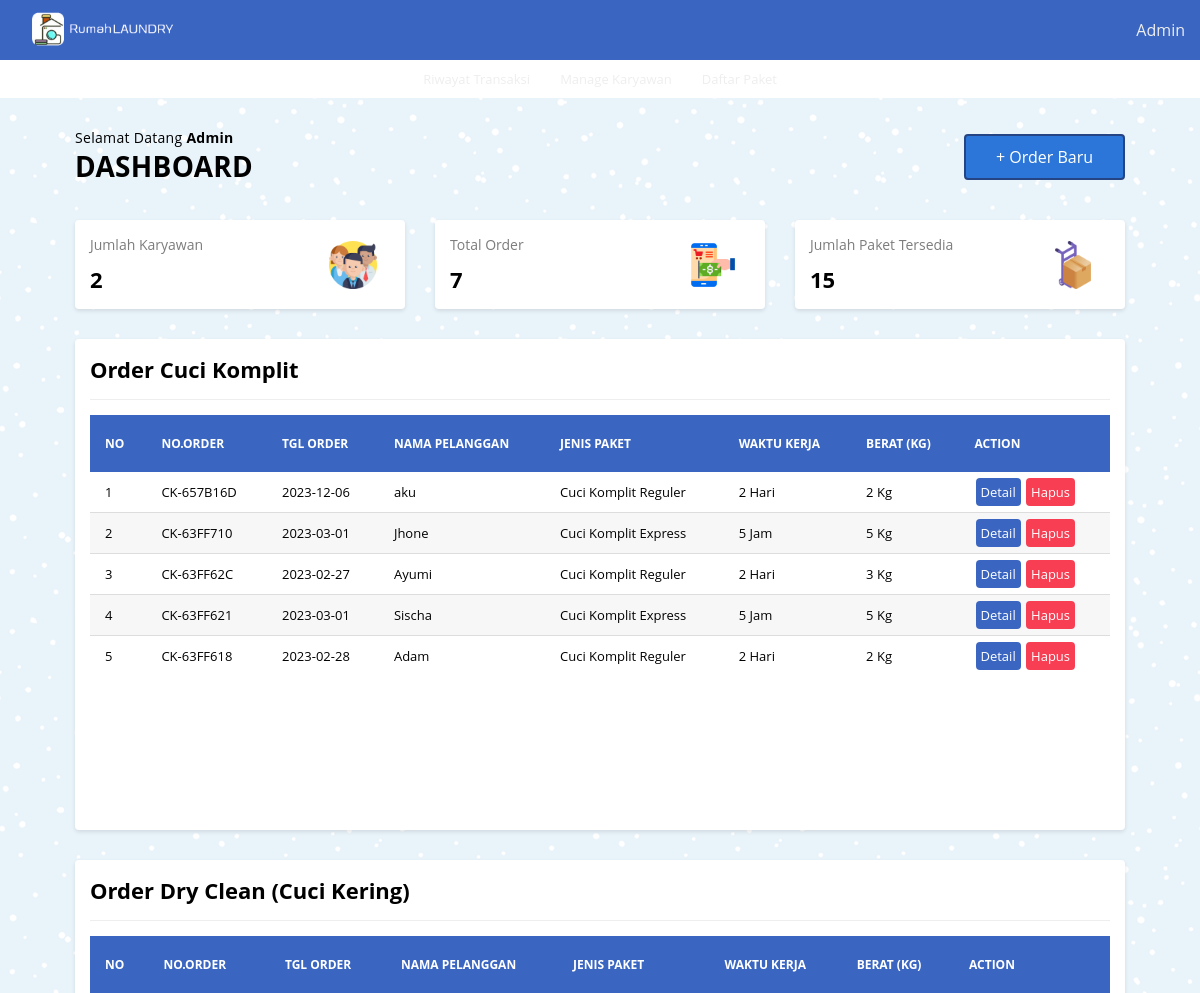
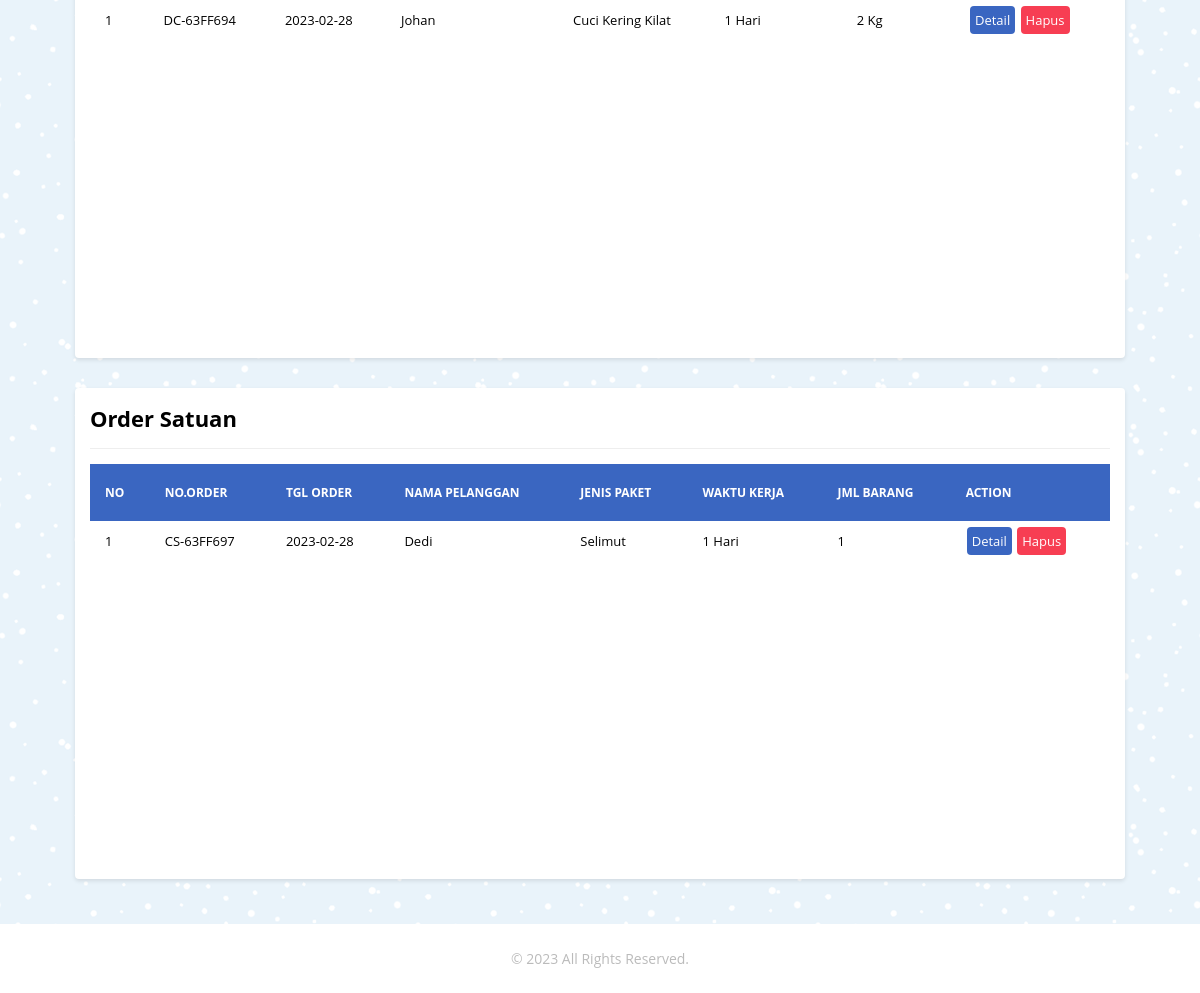
Page / (signed in) on the committed database (2 pictures, top to bottom).
### tables this page shows
CREATE TABLE `tb_order_ck` (
  `id_order_ck` int(11) NOT NULL,
  `or_ck_number` varchar(10) DEFAULT NULL,
  `nama_pel_ck` varchar(100) NOT NULL,
  `no_telp_ck` char(13) NOT NULL,
  `alamat_ck` text NOT NULL,
  `jenis_paket_ck` varchar(100) NOT NULL,
  `wkt_krj_ck` varchar(30) DEFAULT NULL,
  `berat_qty_ck` int(11) NOT NULL,
  `harga_perkilo` int(11) DEFAULT NULL,
  `tgl_masuk_ck` date NOT NULL,
  `tgl_keluar_ck` date NOT NULL,
  `tot_bayar` double DEFAULT NULL,
  `keterangan_ck` text NOT NULL
);

CREATE TABLE `tb_order_dc` (
  `id_order_dc` int(11) NOT NULL,
  `or_dc_number` varchar(10) NOT NULL,
  `nama_pel_dc` varchar(100) NOT NULL,
  `no_telp_dc` varchar(13) NOT NULL,
  `alamat_dc` text NOT NULL,
  `jenis_paket_dc` varchar(100) NOT NULL,
  `wkt_krj_dc` varchar(30) DEFAULT NULL,
  `berat_qty_dc` int(11) NOT NULL,
  `harga_perkilo` int(11) NOT NULL,
  `tgl_masuk_dc` date NOT NULL,
  `tgl_keluar_dc` date NOT NULL,
  `tot_bayar` double NOT NULL,
  `keterangan_dc` text NOT NULL
);

CREATE TABLE `tb_order_cs` (
  `id_order_cs` int(11) NOT NULL,
  `or_cs_number` varchar(10) NOT NULL,
  `nama_pel_cs` varchar(100) NOT NULL,
  `no_telp_cs` varchar(13) NOT NULL,
  `alamat_cs` text NOT NULL,
  `jenis_paket_cs` varchar(100) NOT NULL,
  `wkt_krj_cs` varchar(30) DEFAULT NULL,
  `jml_pcs` int(11) NOT NULL,
  `harga_perpcs` int(11) NOT NULL,
  `tgl_masuk_cs` date NOT NULL,
  `tgl_keluar_cs` date NOT NULL,
  `tot_bayar` double NOT NULL,
  `keterangan_cs` text NOT NULL
);

### _functions.php (called while the page is built, shortened)
<?php
$host	= 'localhost';
$user = 'root';
$pass	= '';
$db	= 'laundry_app';
$koneksi = mysqli_connect($host,$user,$pass,$db);
function query($query){
	global $koneksi;
	$result = mysqli_query($koneksi, $query);
	$rows = [];
	while ($row = mysqli_fetch_assoc($result)) {
		$rows[] = $row;
	}
	return $rows;
}
function url($url = null){
	$url_utama = "http://localhost/rumah_laundry";
	if ($url != null) {
		return $url_utama . '/' . $url;
	}else{
		return $url_utama;
	}
}
function jmlOrder(){
	$jml_ck = count(query("SELECT * FROM tb_order_ck"));
	$jml_dc = count(query("SELECT * FROM tb_order_dc"));
	$jml_cs = count(query("SELECT * FROM tb_order_cs"));
	$total_order = $jml_ck + $jml_dc + $jml_cs;
	return $total_order;
}

### daftar_order/daf_or_ck.php (the view)
<div class="col">
   <div class="card">
      <div class="card-title card-flex">
         <div class="card-col">
            <h2>Order Cuci Komplit</h2>
         </div>
      </div>
      <div class="card-body">
         <div class="tabel-kontainer">
            <table class="tabel-transaksi">
               <thead>
                  <tr>
                     <th class="sticky">No</th>
                     <th class="sticky">No.Order</th>
                     <th class="sticky">Tgl Order</th>
                     <th class="sticky">Nama Pelanggan</th>
                     <th class="sticky">Jenis Paket</th>
                     <th class="sticky">Waktu Kerja</th>
                     <th class="sticky">Berat (Kg)</th>
                     <th class="sticky">Action</th>
                  </tr>
               </thead>
               <tbody>
                  <?php $cuci_komplit = query('SELECT * FROM tb_order_ck ORDER BY id_order_ck DESC');
                     if (!empty($cuci_komplit)) :?>
                     <?php
                        $no_ck = 1;
                        foreach($cuci_komplit as $ck) : ?>
                        <tr>
                           <td><?= $no_ck; ?></td>
                           <td><?= $ck['or_ck_number'] ?></td>
                           <td><?= $ck['tgl_masuk_ck'] ?></td>
                           <td><?= $ck['nama_pel_ck'] ?></td>
                           <td><?= $ck['jenis_paket_ck'] ?></td>
                           <td><?= $ck['wkt_krj_ck'] ?></td>
                           <td><?= $ck['berat_qty_ck'] . ' Kg' ?></td>
                           <td>
                              <a href="<?=url('detail_order/detail_ck/detail_order_ck.php?or_ck_number=')?><?=$ck['or_ck_number']?>" class="btn btn-detail">Detail</a>
                              <a href="<?=url('daftar_order/hapus_ck.php?or_ck_number=')?><?=$ck['or_ck_number']?>" onclick="return confirm('Yakin akan menghapus?');" class="btn btn-hapus">Hapus</a>
                           </td>
                        </tr>
                        <?php $no_ck++ ?>
                     <?php endforeach; ?>
                     <?php else : ?>
                        <tr>
                           <td colspan="8" class="txt-center">Data Tidak Tersedia</td>
                        </tr>
                  <?php endif?>
               </tbody>
            </table>
         </div>
      </div>
   </div>
</div>

### daftar_order/daf_or_dc.php
<div class="col">
   <div class="card">
      <div class="card-title card-flex">
         <div class="card-col">
            <h2>Order Dry Clean (Cuci Kering)</h2>
         </div>
      </div>
      <div class="card-body">
         <div class="tabel-kontainer">
            <table class="tabel-transaksi">
               <thead>
                  <tr>
                     <th class="sticky">No</th>
                     <th class="sticky">No.Order</th>
                     <th class="sticky">Tgl Order</th>
                     <th class="sticky">Nama Pelanggan</th>
                     <th class="sticky">Jenis Paket</th>
                     <th class="sticky">Waktu Kerja</th>
                     <th class="sticky">Berat (Kg)</th>
                     <th class="sticky">Action</th>
                  </tr>
               </thead>
               <tbody>
                  <?php $dry_clean = query('SELECT * FROM tb_order_dc ORDER BY id_order_dc DESC');
                     if (!empty($dry_clean)) : ?>
                     <?php
                        $no_dc = 1;
                        foreach($dry_clean as $dc) : ?>
                           <tr>
                              <td><?= $no_dc ?></td>
                              <td><?= $dc['or_dc_number'] ?></td>
                              <td><?= $dc['tgl_masuk_dc'] ?></td>
                              <td><?= $dc['nama_pel_dc'] ?></td>
                              <td><?= $dc['jenis_paket_dc'] ?></td>
                              <td><?= $dc['wkt_krj_dc'] ?></td>
                              <td><?= $dc['berat_qty_dc'] . ' Kg' ?></td>
                              <td>
                                 <a href="<?=url('detail_order/detail_dc/detail_order_dc.php?or_dc_number=')?><?= $dc['or_dc_number'] ?>" class="btn btn-detail">Detail</a>
                                 <a href="<?=url('daftar_order/hapus_dc.php?or_dc_number=')?><?=$dc['or_dc_number']?>" onclick="return confirm('Yakin akan menghapus?');" class="btn btn-hapus">Hapus</a>
                              </td>
                           </tr>
                        <?php $no_dc++ ?>
                     <?php endforeach ?>
                     <?php else : ?>
                        <tr>
                           <td colspan="8" class="txt-center">Data Tidak Tersedia</td>
                        </tr>
                  <?php endif ?>
               </tbody>
            </table>
         </div>
      </div>
   </div>
</div>

### daftar_order/daf_or_cs.php
<div class="col">
   <div class="card">
      <div class="card-title card-flex">
         <div class="card-col">
            <h2>Order Satuan</h2>
         </div>
      </div>
      <div class="card-body">
         <div class="tabel-kontainer">
            <table class="tabel-transaksi">
               <thead>
                  <tr>
                     <th class="sticky">No</th>
                     <th class="sticky">No.Order</th>
                     <th class="sticky">Tgl Order</th>
                     <th class="sticky">Nama Pelanggan</th>
                     <th class="sticky">Jenis Paket</th>
                     <th class="sticky">Waktu Kerja</th>
                     <th class="sticky">Jml Barang</th>
                     <th class="sticky">Action</th>
                  </tr>
               </thead>
               <tbody>
                  <?php $cuci_satuan = query('SELECT * FROM tb_order_cs ORDER BY id_order_cs DESC');
                     if (!empty($cuci_satuan)) : ?>
                        <?php
                           $no_cs = 1;
                           foreach($cuci_satuan as $cs) : ?>
                              <tr>
                                 <td><?= $no_cs ?></td>
                                 <td><?= $cs['or_cs_number'] ?></td>
                                 <td><?= $cs['tgl_masuk_cs'] ?></td>
                                 <td><?= $cs['nama_pel_cs'] ?></td>
                                 <td><?= $cs['jenis_paket_cs'] ?></td>
                                 <td><?= $cs['wkt_krj_cs'] ?></td>
                                 <td><?= $cs['jml_pcs'] ?></td>
                                 <td>
                                    <a href="<?=url('detail_order/detail_cs/detail_order_cs.php?or_cs_number=')?><?=$cs['or_cs_number']?>" class="btn btn-detail">Detail</a>
                                    <a href="<?=url('daftar_order/hapus_cs.php?or_cs_number=')?><?=$cs['or_cs_number']?>" onclick="return confirm('Yakin akan menghapus?');" class="btn btn-hapus">Hapus</a>
                                 </td>
                              </tr>
                           <?php $no_cs++ ?>
                        <?php endforeach; ?>
                        <?php else : ?>
                           <tr>
                              <td colspan="8" class="txt-center">Data Tidak Tersedia</td>
                           </tr>
                     <?php endif; ?>
               </tbody>
            </table>
         </div>
      </div>
   </div>
</div>

### rows in the picture
tb_order_ck: or_ck_number "CK-657B16D", tgl_masuk_ck "2023-12-06", nama_pel_ck "aku", jenis_paket_ck "Cuci Komplit Reguler", wkt_krj_ck "2 Hari", berat_qty_ck "2"
tb_order_ck: or_ck_number "CK-63FF710", tgl_masuk_ck "2023-03-01", nama_pel_ck "Jhone", jenis_paket_ck "Cuci Komplit Express", wkt_krj_ck "5 Jam", berat_qty_ck "5"
tb_order_ck: or_ck_number "CK-63FF62C", tgl_masuk_ck "2023-02-27", nama_pel_ck "Ayumi", jenis_paket_ck "Cuci Komplit Reguler", wkt_krj_ck "2 Hari", berat_qty_ck "3"
tb_order_ck: or_ck_number "CK-63FF621", tgl_masuk_ck "2023-03-01", nama_pel_ck "Sischa", jenis_paket_ck "Cuci Komplit Express", wkt_krj_ck "5 Jam", berat_qty_ck "5"
tb_order_ck: or_ck_number "CK-63FF618", tgl_masuk_ck "2023-02-28", nama_pel_ck "Adam", jenis_paket_ck "Cuci Komplit Reguler", wkt_krj_ck "2 Hari", berat_qty_ck "2"
tb_order_dc: or_dc_number "DC-63FF694", tgl_masuk_dc "2023-02-28", nama_pel_dc "Johan", jenis_paket_dc "Cuci Kering Kilat", wkt_krj_dc "1 Hari", berat_qty_dc "2"
tb_order_cs: or_cs_number "CS-63FF697", tgl_masuk_cs "2023-02-28", nama_pel_cs "Dedi", jenis_paket_cs "Selimut", wkt_krj_cs "1 Hari", jml_pcs "1"

### other values in the picture
$_SESSION['master'] "Admin"
$jml_karyawan "2"
jmlOrder() "7"
jmlPaket() "15"
